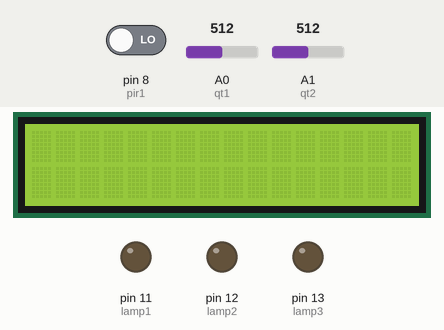
Bench run of a sketch on a simulated Arduino Uno, built with avr-gcc and run on an emulated ATmega328P. Shown: 16×2 character LCD, output pins drawn as LEDs (lit = HIGH). The test bench sets the inputs (shaded band); at power-on: A1 (qt2) = 512, pin 8 (pir1) LOW, A0 (qt1) = 512. What the sketch prints to the serial monitor is not drawn.

Above: at 0.8 s.
0.9 s: A1 (qt2) set to 358
At 4.1 s:
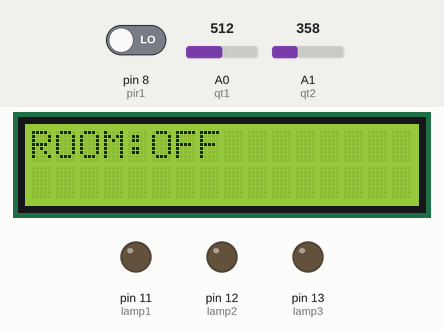
7.5 s: A1 (qt2) set to 331
At 12.7 s:
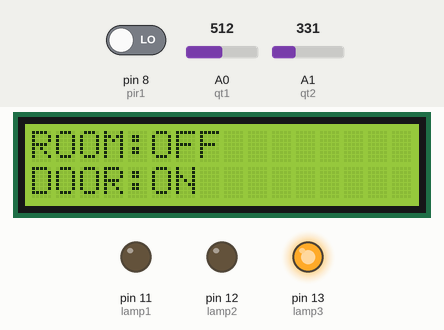
Timing chart, 0 to 14.2 s (numbered marks = the images above; inputs shaded):
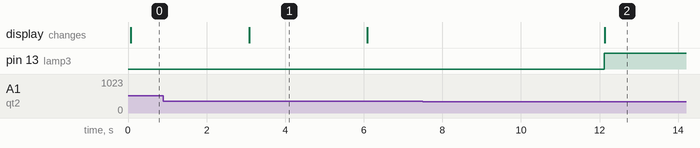

Measured:
- the behaviour switches between 350 and 349 on A1 (qt2) (found by bisection; images 1 and 2)
- after the input at 7.5 s, pin 13 (lamp3): LOW → HIGH after 4.6 s; the display: changes after 4.6 s (image 2)
- what the display in image 1 shows lasts 3.0 s, from 3.1 s to 6.1 s

The sketch:

HomeLightingControlRTOS.ino
```cpp
#include <Arduino_FreeRTOS.h>
#include <Wire.h>
#include "task.h"
#include "semphr.h"
#include <LiquidCrystal_I2C.h>
#define pir1 8
#define pir2 9
int qt1 = A0;
int qt2 = A1;
int pirstate1 = LOW;
int pirstate2 = LOW;
int lamp3 = 13;
int lamp2  = 12;
int lamp1 = 11;
//task
TaskHandle_t xdieukhien1;
TaskHandle_t xdieukhien2;
TaskHandle_t xdieukhien3;
SemaphoreHandle_t xMutex;
LiquidCrystal_I2C lcd(0x27, 16, 2);
void Function1(void *pvParameter);
void Function2(void *pvParameter);
void Function2(void *pvParameter);

void setup()
{
Serial.begin(9600);
pinMode(qt1, INPUT);
pinMode(qt2, INPUT);

pinMode(lamp1, OUTPUT);
pinMode(lamp2, OUTPUT);
pinMode(lamp3, OUTPUT);

pinMode(pir1, INPUT);
pinMode(pir2, INPUT);
xMutex = xSemaphoreCreateMutex();
xTaskCreate(Function1, "Function1", 128,NULL,1, &xdieukhien1);
xTaskCreate(Function2, "Function2", 128,NULL,1, &xdieukhien2);
xTaskCreate(Function3, "Function3", 128,NULL,1, &xdieukhien3);

lcd.init();
lcd.backlight();

vTaskStartScheduler();
}

void loop()
{

}

void Function1(void *pvParameter)
{
while(1)
{
xSemaphoreTake(xMutex, portMAX_DELAY);
Serial.print("______Phong ngu_______ \n");
Serial.print("gia tri quang tro  1 : ");
Serial.println(analogRead(qt1));

Serial.print("gia tri cam bien cdong  1 : ");
Serial.println(digitalRead(pir1));

if(( (10 < analogRead(qt1) ) && (analogRead(qt1)  < 350 )) && (digitalRead(pir1)==HIGH) )
{
digitalWrite(lamp1, HIGH);
lcd.setCursor(0, 0);
lcd.print("ROOM:ON ");
delay(2000);
if (pirstate1 == LOW)
{
pirstate1 = HIGH;}
}
else
{
digitalWrite(lamp1, LOW);
lcd.setCursor(0, 0);
lcd.print("ROOM:OFF");
delay(2000);
if (pirstate1 == HIGH)
{
pirstate1 = LOW;}
}
delay(1000);
xSemaphoreGive(xMutex);
taskYIELD();
}
}

void Function2(void *pvParameter)
{
while(1)
{
xSemaphoreTake(xMutex, portMAX_DELAY);
Serial.print("______Ngoai san_______ \n");
Serial.print("gia tri quang tro 2: ");
Serial.println(analogRead(qt2) );

if(analogRead(qt2) < 350   )
{
digitalWrite(lamp3, HIGH);
lcd.setCursor(0,1);
lcd.print("DOOR:ON ");
delay(2000);
}
else
{
digitalWrite(lamp3, LOW);
lcd.setCursor(0,1);
lcd.print("DOOR:OFF");
delay(2000);
}
delay(1000);
xSemaphoreGive(xMutex);
taskYIELD();
}
}

void Function3(void *pvParameter)
{
while(1)
{
xSemaphoreTake(xMutex, portMAX_DELAY);
Serial.print("______Cau thang_______ \n");
Serial.print("gia tri cam bien chuyen dong 2: ");
Serial.println(digitalRead(pir2) );

if(digitalRead(pir2)==HIGH   )
{
digitalWrite(lamp2, HIGH);
lcd.setCursor(9,0);
lcd.print("STAIR:");
lcd.setCursor(10,1);
lcd.print("ON ");
delay(2000);
if (pirstate2 == LOW)
{
pirstate2 = HIGH;
}

}
else
{
digitalWrite(lamp2, LOW);
lcd.setCursor(9,0);
lcd.print("STAIR:");

lcd.setCursor(10,1);
lcd.print("OFF");
delay(2000);
if (pirstate2 == HIGH)
{
pirstate2 = LOW;
}
}
delay(1000);
xSemaphoreGive(xMutex);
taskYIELD();
}
}
```
